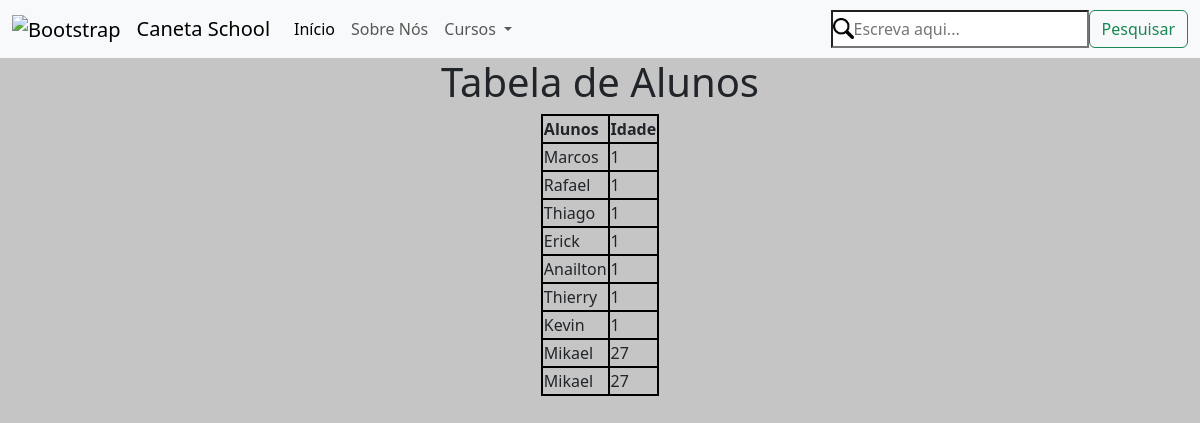
The page /lista_de_alunos/ on the database as committed earlier.
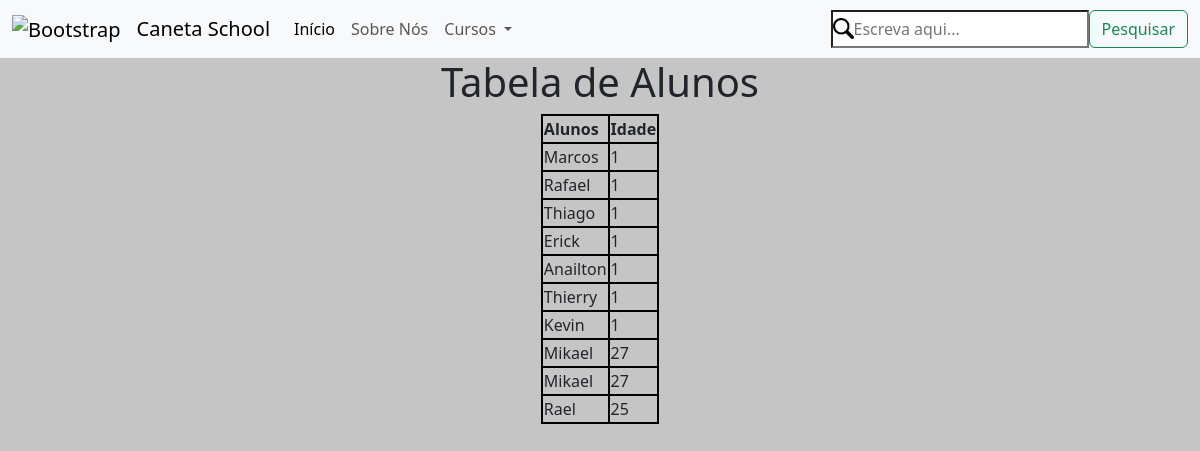
The same page on the database as committed later.
### gerenciador/models.py (models this page shows, shortened)
class Alunos(models.Model):
    nome_aluno = models.CharField(max_length=100)
    idade_aluno = models.IntegerField()

### gerenciador/views.py (the view)
# urls.py: path('lista_de_alunos/', views.lista_alunos),
def lista_alunos(request):
    lista_de_alunos =Alunos.objects.all()
    contexto = {'lista_de_alunos':lista_de_alunos}
    return render(request,"gerenciador/paginas/lista_de_alunos.html",context=contexto)

### gerenciador/templates/gerenciador/paginas/lista_de_alunos.html (shortened to what this page needs)
{%include '../partes/head.html'%}
<body>
    <h1 align="center">Tabela de Alunos</h1>
    <table align="center">
        <thead>
                <th>Alunos</th>
                <th>Idade</th>
        </thead>
        <tbody>
            {% for aluno in lista_de_alunos%}
                <td>{{aluno.nome_aluno}}</td>
                <td>{{aluno.idade_aluno}}</td>
            </tbody>
            {% endfor %}
    </table>
</body>

Rows that differ between the two databases and show on the page:
added Alunos: nome_aluno "Rael", idade_aluno "25"
